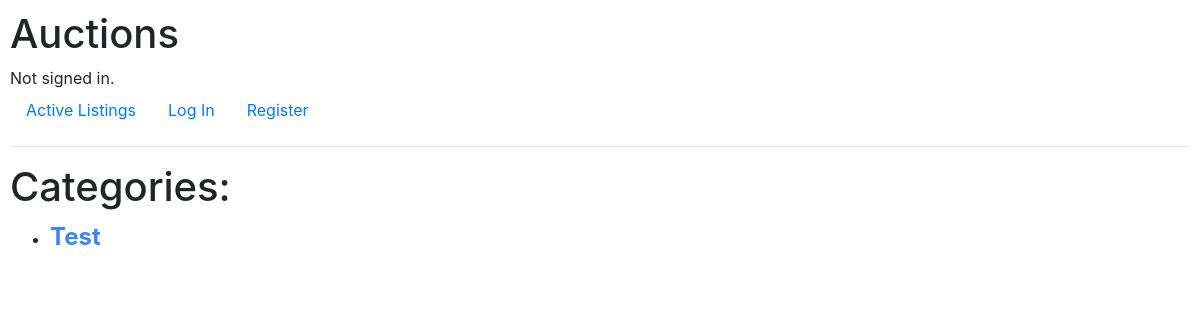
The page /categories/ on the database as committed earlier.
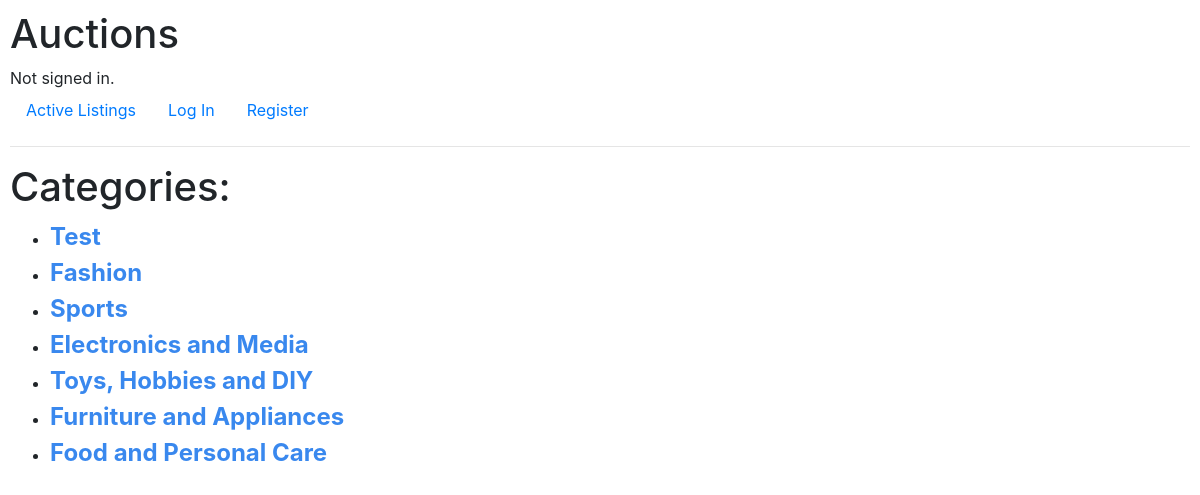
The same page on the database as committed later.
### auctions/models.py (models this page shows)
class Category(models.Model):
    category = models.CharField(max_length=64)
    def __str__(self):
        return f"{self.category}"

### auctions/views.py (the view, shortened to what this page needs)
# urls.py: path("categories/", views.categories, name="categories"),
def categories(request, type=None):
    if not type:
        data = Category.objects.all()
        return render(request,"auctions/categories.html",{
            "data":data
        })
    pass

### auctions/templates/auctions/categories.html
{% extends 'auctions/layout.html' %}
{% block body %}
<h1>Categories:</h1>
<ul>
{% for item in data %}
    <li> <a href="{% url 'category' item %}" style="color: rgb(57, 136, 238); font-size: x-large;"><strong>  {{item}}  </strong></a> </li>
{% endfor %}
</ul>
{% endblock body %}

### auctions/templates/auctions/layout.html (shortened to what this page needs)
{% load static %}
<!DOCTYPE html>
<html lang="en">
    <head>
        <link rel="stylesheet" href="https://stackpath.bootstrapcdn.com/bootstrap/4.4.1/css/bootstrap.min.css">
        <link href="{% static 'auctions/styles.css' %}" rel="stylesheet">
    </head>
    <body>
        <h1>Auctions</h1>
        <div>
            {% if user.is_authenticated %}
                Signed in as <strong>{{ user.username }}</strong>.
            {% else %}
                Not signed in.
            {% endif %}
        </div>
        <ul class="nav">
            <li class="nav-item">
                <a class="nav-link" href="{% url 'index' %}">Active Listings</a>
            </li>
            {% if user.is_authenticated %}
                <li class="nav-item">
                    <a class="nav-link" href="{% url 'logout' %}">Log Out</a>
                </li>
                <li class="nav-item">
                    <a class="nav-link" href="{% url 'add' %}">Add a new product</a>
                </li>
                <li class="nav-item">
                    <a class="nav-link" href="{% url 'watchlist' %}">Your Watchlist</a>
                </li>
                <li class="nav-item">
                    <a class="nav-link" href="{% url 'categories' %}">Categories</a>
                </li>
                <li class="nav-item">
                    <a class="nav-link" href="{% url 'your_listing' %}">Your Listings</a>
                </li>
                <li class="nav-item">
                    <a class="nav-link" href="{% url 'placed_bid' %}">Bidded Listings</a>
                </li>
            {% else %}
                <li class="nav-item">
                    <a class="nav-link" href="{% url 'login' %}">Log In</a>
                </li>
                <li class="nav-item">
                    <a class="nav-link" href="{% url 'register' %}">Register</a>
                </li>
            {% endif %}
        </ul>
        <hr>
        {% block body %}
        {% endblock %}
    </body>
</html>

### auctions/static/auctions/styles.css (style rules this page uses)
body { padding: 10px; }

Rows that differ between the two databases and show on the page:
added Category: category "Fashion"
added Category: category "Sports"
added Category: category "Electronics and Media"
added Category: category "Toys, Hobbies and DIY"
added Category: category "Furniture and Appliances"
added Category: category "Food and Personal Care"
